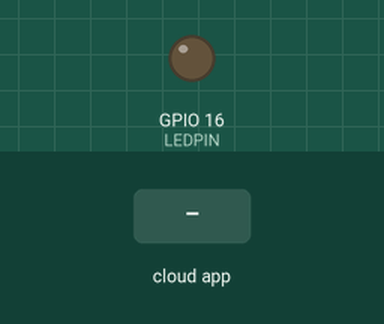
The sketch below on a simulated ESP32. Shown: output pins drawn as LEDs (lit = HIGH). The inputs (shaded band) are chosen by the test bench. WiFi joins after 1.5 s; servers stay silent unless stated; no MQTT or app messages arrive unless stated; what the sketch prints to the serial monitor is not drawn.

Above: at 2.8 s.
2.9 s: the phone or cloud app sets LED_Control to ON
At 4.0 s:
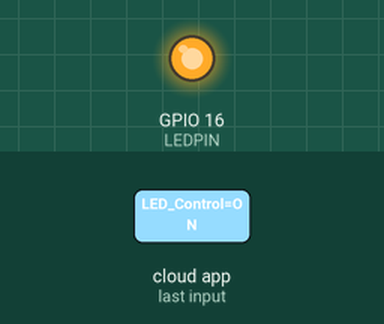
Timing chart, 0 to 5.9 s (numbered marks = the images above; inputs shaded):
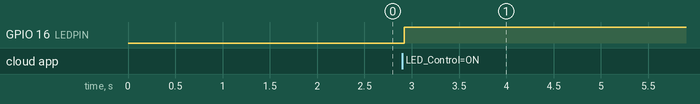

The sketch:

LED_Control_over_GoogleAssistant.ino
```cpp
#include <WiFi.h>
#include <WiFiClient.h>
#include <Adafruit_MQTT.h>
#include <Adafruit_MQTT_Client.h>

#define ssid ""
#define password ""
#define AIO_SERVER "io.adafruit.com"
#define AIO_SERVERPORT 1883
#define AIO_USERNAME  ""
#define AIO_KEY       ""
#define LEDPIN 16

WiFiClient client;

Adafruit_MQTT_Client mqtt(&client, AIO_SERVER, AIO_SERVERPORT, AIO_USERNAME, AIO_KEY);
Adafruit_MQTT_Subscribe LED_Control = Adafruit_MQTT_Subscribe(&mqtt, AIO_USERNAME "/feeds/LED_Control");

void MQTT_connect() {
  int ret;
  if (mqtt.connected()) {
    return;
  }
  Serial.print("Connecting to MQTT... ");
  while ((ret = mqtt.connect()) != 0) {
       Serial.println(mqtt.connectErrorString(ret));
       Serial.println("Retrying MQTT connection in 5 seconds...");
       delay(5000);
  }
  Serial.println("MQTT Connected!");
}

void setup() {
  // put your setup code here, to run once:
  Serial.begin(115200);
  delay(100);
  pinMode(LEDPIN, OUTPUT);

  WiFi.mode(WIFI_STA);
  WiFi.begin(ssid, password);
  WiFi.setSleep(false);

  Serial.println("Connecting");
  while(WiFi.status() != WL_CONNECTED) {
    delay(500);
    Serial.print(".");
  }

  Serial.println("");
  Serial.println("Connected");

  mqtt.subscribe(&LED_Control);
}

void loop() {
  // put your main code here, to run repeatedly:
  MQTT_connect();
  Adafruit_MQTT_Subscribe *subscription;
  while((subscription = mqtt.readSubscription(5000))) {
    if(subscription == &LED_Control) {
      Serial.print(F("Got: "));
      Serial.println((char *)LED_Control.lastread);
      if (!strcmp((char*) LED_Control.lastread, "ON")) {
        digitalWrite(LEDPIN, HIGH);
      } else {
        digitalWrite(LEDPIN, LOW);
      }
    }
  }
}
```

Measured:
- after the input at 2.9 s, GPIO 16 (LEDPIN): LOW → HIGH at once
